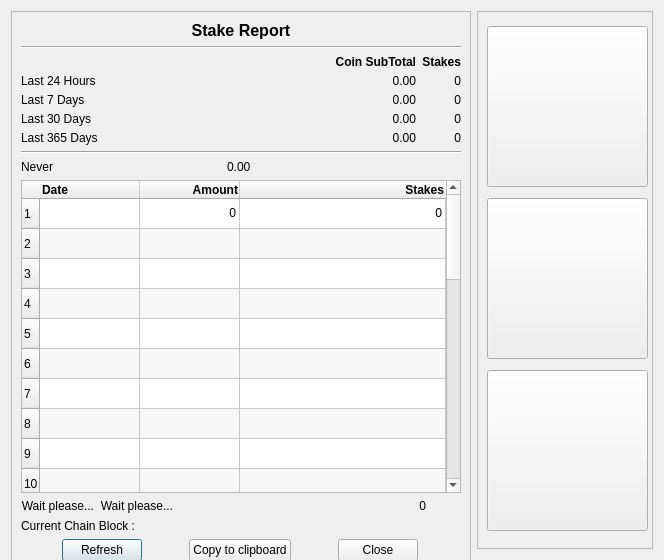
<?xml version="1.0" encoding="UTF-8"?>
<ui version="4.0">
 <class>StakeReportDialog</class>
 <widget class="QDialog" name="StakeReportDialog">
  <property name="geometry">
   <rect>
    <x>0</x>
    <y>0</y>
    <width>664</width>
    <height>560</height>
   </rect>
  </property>
  <property name="minimumSize">
   <size>
    <width>664</width>
    <height>560</height>
   </size>
  </property>
  <property name="maximumSize">
   <size>
    <width>664</width>
    <height>582</height>
   </size>
  </property>
  <property name="windowTitle">
   <string>Stake Report</string>
  </property>
  <property name="modal">
   <bool>false</bool>
  </property>
  <layout class="QHBoxLayout" name="horizontalLayout_2">
   <item>
    <widget class="QFrame" name="frame">
     <property name="minimumSize">
      <size>
       <width>460</width>
       <height>560</height>
      </size>
     </property>
     <property name="maximumSize">
      <size>
       <width>460</width>
       <height>560</height>
      </size>
     </property>
     <property name="frameShape">
      <enum>QFrame::StyledPanel</enum>
     </property>
     <property name="frameShadow">
      <enum>QFrame::Raised</enum>
     </property>
     <layout class="QVBoxLayout" name="verticalLayout">
      <item>
       <widget class="QLabel" name="label">
        <property name="minimumSize">
         <size>
          <width>200</width>
          <height>0</height>
         </size>
        </property>
        <property name="font">
         <font>
          <pointsize>12</pointsize>
          <weight>75</weight>
          <bold>true</bold>
         </font>
        </property>
        <property name="toolTip">
         <string>Earnings made by stake over time</string>
        </property>
        <property name="frameShape">
         <enum>QFrame::NoFrame</enum>
        </property>
        <property name="frameShadow">
         <enum>QFrame::Sunken</enum>
        </property>
        <property name="lineWidth">
         <number>2</number>
        </property>
        <property name="midLineWidth">
         <number>3</number>
        </property>
        <property name="text">
         <string>Stake Report</string>
        </property>
        <property name="alignment">
         <set>Qt::AlignHCenter|Qt::AlignTop</set>
        </property>
       </widget>
      </item>
      <item>
       <widget class="Line" name="line">
        <property name="orientation">
         <enum>Qt::Horizontal</enum>
        </property>
       </widget>
      </item>
      <item>
       <layout class="QGridLayout" name="gridLayout" columnstretch="3,3,0">
        <property name="verticalSpacing">
         <number>5</number>
        </property>
        <item row="0" column="1">
         <widget class="QLabel" name="L_Coin">
          <property name="font">
           <font>
            <pointsize>9</pointsize>
            <weight>75</weight>
            <bold>true</bold>
           </font>
          </property>
          <property name="text">
           <string>Coin SubTotal</string>
          </property>
          <property name="alignment">
           <set>Qt::AlignRight|Qt::AlignTrailing|Qt::AlignVCenter</set>
          </property>
          <property name="margin">
           <number>4</number>
          </property>
         </widget>
        </item>
        <item row="0" column="2">
         <widget class="QLabel" name="label_3">
          <property name="font">
           <font>
            <pointsize>9</pointsize>
            <weight>75</weight>
            <bold>true</bold>
           </font>
          </property>
          <property name="toolTip">
           <string>Blocks Staked</string>
          </property>
          <property name="text">
           <string>Stakes</string>
          </property>
          <property name="alignment">
           <set>Qt::AlignRight|Qt::AlignTrailing|Qt::AlignVCenter</set>
          </property>
          <property name="margin">
           <number>4</number>
          </property>
         </widget>
        </item>
        <item row="1" column="0">
         <widget class="QLabel" name="L1_24h">
          <property name="font">
           <font>
            <pointsize>9</pointsize>
            <weight>50</weight>
            <bold>false</bold>
           </font>
          </property>
          <property name="toolTip">
           <string/>
          </property>
          <property name="text">
           <string>Last 24 Hours</string>
          </property>
          <property name="margin">
           <number>4</number>
          </property>
         </widget>
        </item>
        <item row="1" column="1">
         <widget class="QLabel" name="Amount_24H">
          <property name="font">
           <font>
            <pointsize>9</pointsize>
            <weight>50</weight>
            <bold>false</bold>
            <kerning>false</kerning>
           </font>
          </property>
          <property name="toolTip">
           <string>Coin Earned in last 24H</string>
          </property>
          <property name="text">
           <string>0.00</string>
          </property>
          <property name="alignment">
           <set>Qt::AlignRight|Qt::AlignTrailing|Qt::AlignVCenter</set>
          </property>
          <property name="margin">
           <number>4</number>
          </property>
         </widget>
        </item>
        <item row="1" column="2">
         <widget class="QLabel" name="Stake_24H">
          <property name="font">
           <font>
            <pointsize>9</pointsize>
            <weight>50</weight>
            <bold>false</bold>
            <kerning>false</kerning>
           </font>
          </property>
          <property name="toolTip">
           <string>Stake Made in last 24H</string>
          </property>
          <property name="text">
           <string>0</string>
          </property>
          <property name="alignment">
           <set>Qt::AlignRight|Qt::AlignTrailing|Qt::AlignVCenter</set>
          </property>
          <property name="margin">
           <number>4</number>
          </property>
         </widget>
        </item>
        <item row="2" column="0">
         <widget class="QLabel" name="L2_7D">
          <property name="font">
           <font>
            <pointsize>9</pointsize>
            <weight>50</weight>
            <bold>false</bold>
           </font>
          </property>
          <property name="toolTip">
           <string/>
          </property>
          <property name="text">
           <string>Last 7 Days</string>
          </property>
          <property name="margin">
           <number>4</number>
          </property>
         </widget>
        </item>
        <item row="2" column="1">
         <widget class="QLabel" name="Amount_7D">
          <property name="font">
           <font>
            <pointsize>9</pointsize>
            <weight>50</weight>
            <bold>false</bold>
            <kerning>false</kerning>
           </font>
          </property>
          <property name="toolTip">
           <string>Coin Earned in last 7 Days</string>
          </property>
          <property name="text">
           <string>0.00</string>
          </property>
          <property name="alignment">
           <set>Qt::AlignRight|Qt::AlignTrailing|Qt::AlignVCenter</set>
          </property>
          <property name="margin">
           <number>4</number>
          </property>
         </widget>
        </item>
        <item row="2" column="2">
         <widget class="QLabel" name="Stake_7D">
          <property name="font">
           <font>
            <pointsize>9</pointsize>
            <weight>50</weight>
            <bold>false</bold>
            <kerning>false</kerning>
           </font>
          </property>
          <property name="toolTip">
           <string>Stake Made in last 7 Days</string>
          </property>
          <property name="text">
           <string>0</string>
          </property>
          <property name="alignment">
           <set>Qt::AlignRight|Qt::AlignTrailing|Qt::AlignVCenter</set>
          </property>
          <property name="margin">
           <number>4</number>
          </property>
         </widget>
        </item>
        <item row="3" column="0">
         <widget class="QLabel" name="L3_30D">
          <property name="font">
           <font>
            <pointsize>9</pointsize>
            <weight>50</weight>
            <bold>false</bold>
           </font>
          </property>
          <property name="toolTip">
           <string/>
          </property>
          <property name="text">
           <string>Last 30 Days</string>
          </property>
          <property name="margin">
           <number>4</number>
          </property>
         </widget>
        </item>
        <item row="3" column="1">
         <widget class="QLabel" name="Amount_30D">
          <property name="font">
           <font>
            <pointsize>9</pointsize>
            <weight>50</weight>
            <bold>false</bold>
            <kerning>false</kerning>
           </font>
          </property>
          <property name="toolTip">
           <string>Coin Earned in last 30 Days</string>
          </property>
          <property name="text">
           <string>0.00</string>
          </property>
          <property name="alignment">
           <set>Qt::AlignRight|Qt::AlignTrailing|Qt::AlignVCenter</set>
          </property>
          <property name="margin">
           <number>4</number>
          </property>
         </widget>
        </item>
        <item row="3" column="2">
         <widget class="QLabel" name="Stake_30D">
          <property name="font">
           <font>
            <pointsize>9</pointsize>
            <weight>50</weight>
            <bold>false</bold>
            <kerning>false</kerning>
           </font>
          </property>
          <property name="toolTip">
           <string>Stake Made in last 30 Days</string>
          </property>
          <property name="text">
           <string>0</string>
          </property>
          <property name="alignment">
           <set>Qt::AlignRight|Qt::AlignTrailing|Qt::AlignVCenter</set>
          </property>
          <property name="margin">
           <number>4</number>
          </property>
         </widget>
        </item>
        <item row="4" column="0">
         <widget class="QLabel" name="L3_30D_2">
          <property name="font">
           <font>
            <pointsize>9</pointsize>
            <weight>50</weight>
            <bold>false</bold>
           </font>
          </property>
          <property name="toolTip">
           <string/>
          </property>
          <property name="text">
           <string>Last 365 Days</string>
          </property>
          <property name="margin">
           <number>4</number>
          </property>
         </widget>
        </item>
        <item row="4" column="1">
         <widget class="QLabel" name="Amount_365D">
          <property name="font">
           <font>
            <pointsize>9</pointsize>
            <weight>50</weight>
            <bold>false</bold>
            <kerning>false</kerning>
           </font>
          </property>
          <property name="toolTip">
           <string>Coin Earned in last 365 Days</string>
          </property>
          <property name="text">
           <string>0.00</string>
          </property>
          <property name="alignment">
           <set>Qt::AlignRight|Qt::AlignTrailing|Qt::AlignVCenter</set>
          </property>
          <property name="margin">
           <number>4</number>
          </property>
         </widget>
        </item>
        <item row="4" column="2">
         <widget class="QLabel" name="Stake_365D">
          <property name="font">
           <font>
            <pointsize>9</pointsize>
            <weight>50</weight>
            <bold>false</bold>
            <kerning>false</kerning>
           </font>
          </property>
          <property name="toolTip">
           <string>Stake Made in last 365 Days</string>
          </property>
          <property name="text">
           <string>0</string>
          </property>
          <property name="alignment">
           <set>Qt::AlignRight|Qt::AlignTrailing|Qt::AlignVCenter</set>
          </property>
          <property name="margin">
           <number>4</number>
          </property>
         </widget>
        </item>
       </layout>
      </item>
      <item>
       <widget class="Line" name="line_2">
        <property name="orientation">
         <enum>Qt::Horizontal</enum>
        </property>
       </widget>
      </item>
      <item>
       <layout class="QHBoxLayout" name="horizontalLayout2" stretch="0,0">
        <property name="sizeConstraint">
         <enum>QLayout::SetDefaultConstraint</enum>
        </property>
        <property name="rightMargin">
         <number>35</number>
        </property>
        <item>
         <widget class="QLabel" name="L_LastStakeTime">
          <property name="sizePolicy">
           <sizepolicy hsizetype="Preferred" vsizetype="Preferred">
            <horstretch>0</horstretch>
            <verstretch>0</verstretch>
           </sizepolicy>
          </property>
          <property name="font">
           <font>
            <pointsize>9</pointsize>
            <weight>50</weight>
            <bold>false</bold>
           </font>
          </property>
          <property name="toolTip">
           <string>Date of the last mature Stake</string>
          </property>
          <property name="text">
           <string>Never</string>
          </property>
          <property name="alignment">
           <set>Qt::AlignLeading|Qt::AlignLeft|Qt::AlignVCenter</set>
          </property>
          <property name="margin">
           <number>2</number>
          </property>
         </widget>
        </item>
        <item>
         <widget class="QLabel" name="Amount_Last">
          <property name="sizePolicy">
           <sizepolicy hsizetype="Preferred" vsizetype="Preferred">
            <horstretch>0</horstretch>
            <verstretch>0</verstretch>
           </sizepolicy>
          </property>
          <property name="font">
           <font>
            <pointsize>9</pointsize>
            <weight>50</weight>
            <bold>false</bold>
            <kerning>false</kerning>
           </font>
          </property>
          <property name="toolTip">
           <string>Coin Earned in last mature Stake</string>
          </property>
          <property name="text">
           <string>0.00</string>
          </property>
          <property name="alignment">
           <set>Qt::AlignLeading|Qt::AlignLeft|Qt::AlignVCenter</set>
          </property>
          <property name="margin">
           <number>2</number>
          </property>
         </widget>
        </item>
       </layout>
      </item>
      <item>
       <widget class="QTableWidget" name="StakeReportTable">
        <property name="sizePolicy">
         <sizepolicy hsizetype="Expanding" vsizetype="Expanding">
          <horstretch>1</horstretch>
          <verstretch>0</verstretch>
         </sizepolicy>
        </property>
        <property name="font">
         <font>
          <weight>50</weight>
          <bold>false</bold>
         </font>
        </property>
        <property name="alternatingRowColors">
         <bool>true</bool>
        </property>
        <property name="sortingEnabled">
         <bool>true</bool>
        </property>
        <property name="rowCount">
         <number>30</number>
        </property>
        <property name="columnCount">
         <number>3</number>
        </property>
        <attribute name="horizontalHeaderStretchLastSection">
         <bool>true</bool>
        </attribute>
        <row/>
        <row/>
        <row/>
        <row/>
        <row/>
        <row/>
        <row/>
        <row/>
        <row/>
        <row/>
        <row/>
        <row/>
        <row/>
        <row/>
        <row/>
        <row/>
        <row/>
        <row/>
        <row/>
        <row/>
        <row/>
        <row/>
        <row/>
        <row/>
        <row/>
        <row/>
        <row/>
        <row/>
        <row/>
        <row/>
        <column>
         <property name="text">
          <string>Date</string>
         </property>
         <property name="font">
          <font>
           <pointsize>9</pointsize>
           <weight>75</weight>
           <bold>true</bold>
          </font>
         </property>
         <property name="textAlignment">
          <set>AlignLeading|AlignVCenter</set>
         </property>
        </column>
        <column>
         <property name="text">
          <string>Amount</string>
         </property>
         <property name="font">
          <font>
           <pointsize>9</pointsize>
           <weight>75</weight>
           <bold>true</bold>
          </font>
         </property>
         <property name="textAlignment">
          <set>AlignTrailing|AlignVCenter</set>
         </property>
        </column>
        <column>
         <property name="text">
          <string>Stakes</string>
         </property>
         <property name="font">
          <font>
           <pointsize>9</pointsize>
           <weight>75</weight>
           <bold>true</bold>
          </font>
         </property>
         <property name="textAlignment">
          <set>AlignTrailing|AlignVCenter</set>
         </property>
        </column>
        <item row="0" column="0">
         <property name="text">
          <string/>
         </property>
         <property name="font">
          <font>
           <pointsize>9</pointsize>
          </font>
         </property>
         <property name="flags">
          <set>ItemIsSelectable|ItemIsUserCheckable|ItemIsEnabled</set>
         </property>
        </item>
        <item row="0" column="1">
         <property name="text">
          <string notr="true">0</string>
         </property>
         <property name="whatsThis">
          <string/>
         </property>
         <property name="font">
          <font>
           <pointsize>9</pointsize>
          </font>
         </property>
         <property name="textAlignment">
          <set>AlignTrailing|AlignVCenter</set>
         </property>
         <property name="flags">
          <set>ItemIsSelectable|ItemIsUserCheckable|ItemIsEnabled</set>
         </property>
        </item>
        <item row="0" column="2">
         <property name="text">
          <string notr="true">0</string>
         </property>
         <property name="font">
          <font>
           <pointsize>9</pointsize>
          </font>
         </property>
         <property name="textAlignment">
          <set>AlignTrailing|AlignVCenter</set>
         </property>
         <property name="flags">
          <set>ItemIsSelectable|ItemIsUserCheckable|ItemIsEnabled</set>
         </property>
        </item>
       </widget>
      </item>
      <item>
       <layout class="QGridLayout" name="gridLayout2" columnstretch="0,0,3">
        <property name="rightMargin">
         <number>35</number>
        </property>
        <item row="0" column="0">
         <widget class="QLabel" name="TimeTook">
          <property name="font">
           <font>
            <pointsize>9</pointsize>
            <weight>50</weight>
            <bold>false</bold>
           </font>
          </property>
          <property name="toolTip">
           <string>Time took to retrieve the data</string>
          </property>
          <property name="text">
           <string>Wait please...</string>
          </property>
          <property name="alignment">
           <set>Qt::AlignLeading|Qt::AlignLeft|Qt::AlignRight|Qt::AlignTrailing|Qt::AlignVCenter</set>
          </property>
          <property name="margin">
           <number>4</number>
          </property>
         </widget>
        </item>
        <item row="0" column="1">
         <widget class="QLabel" name="TimeTook_2">
          <property name="font">
           <font>
            <pointsize>9</pointsize>
            <weight>50</weight>
            <bold>false</bold>
           </font>
          </property>
          <property name="toolTip">
           <string>Time took to refresh dialog</string>
          </property>
          <property name="text">
           <string>Wait please...</string>
          </property>
          <property name="alignment">
           <set>Qt::AlignLeading|Qt::AlignLeft|Qt::AlignRight|Qt::AlignTrailing|Qt::AlignVCenter</set>
          </property>
          <property name="margin">
           <number>4</number>
          </property>
         </widget>
        </item>
        <item row="0" column="2">
         <widget class="QLabel" name="Stake_Counted">
          <property name="font">
           <font>
            <pointsize>9</pointsize>
            <weight>50</weight>
            <bold>false</bold>
           </font>
          </property>
          <property name="toolTip">
           <string>Total Stakes Analyzed</string>
          </property>
          <property name="text">
           <string>0</string>
          </property>
          <property name="alignment">
           <set>Qt::AlignLeading|Qt::AlignLeft|Qt::AlignRight|Qt::AlignTrailing|Qt::AlignVCenter</set>
          </property>
          <property name="margin">
           <number>4</number>
          </property>
         </widget>
        </item>
       </layout>
      </item>
      <item>
       <widget class="QLabel" name="L_CurrentBlock">
        <property name="font">
         <font>
          <pointsize>9</pointsize>
          <weight>50</weight>
          <bold>false</bold>
         </font>
        </property>
        <property name="toolTip">
         <string>Data of the current block.</string>
        </property>
        <property name="text">
         <string>Current Chain Block :</string>
        </property>
        <property name="alignment">
         <set>Qt::AlignLeading|Qt::AlignLeft|Qt::AlignVCenter</set>
        </property>
        <property name="margin">
         <number>2</number>
        </property>
       </widget>
      </item>
      <item>
       <layout class="QHBoxLayout" name="horizontalLayout" stretch="1,2,1">
        <property name="sizeConstraint">
         <enum>QLayout::SetDefaultConstraint</enum>
        </property>
        <item>
         <widget class="QPushButton" name="button_Refresh">
          <property name="sizePolicy">
           <sizepolicy hsizetype="Maximum" vsizetype="Fixed">
            <horstretch>0</horstretch>
            <verstretch>0</verstretch>
           </sizepolicy>
          </property>
          <property name="toolTip">
           <string>Refresh the data</string>
          </property>
          <property name="text">
           <string>Refresh</string>
          </property>
         </widget>
        </item>
        <item>
         <widget class="QPushButton" name="CopytoClipboard">
          <property name="sizePolicy">
           <sizepolicy hsizetype="Fixed" vsizetype="Fixed">
            <horstretch>0</horstretch>
            <verstretch>0</verstretch>
           </sizepolicy>
          </property>
          <property name="minimumSize">
           <size>
            <width>100</width>
            <height>0</height>
           </size>
          </property>
          <property name="toolTip">
           <string>Copy Report to ClipBoard</string>
          </property>
          <property name="text">
           <string>Copy to clipboard</string>
          </property>
         </widget>
        </item>
        <item>
         <widget class="QDialogButtonBox" name="buttonBox">
          <property name="sizePolicy">
           <sizepolicy hsizetype="Maximum" vsizetype="Fixed">
            <horstretch>0</horstretch>
            <verstretch>0</verstretch>
           </sizepolicy>
          </property>
          <property name="toolTip">
           <string>Close the dialog</string>
          </property>
          <property name="orientation">
           <enum>Qt::Horizontal</enum>
          </property>
          <property name="standardButtons">
           <set>QDialogButtonBox::Close</set>
          </property>
          <property name="centerButtons">
           <bool>true</bool>
          </property>
         </widget>
        </item>
       </layout>
      </item>
     </layout>
    </widget>
   </item>
   <item>
    <widget class="QFrame" name="frame_2">
     <property name="minimumSize">
      <size>
       <width>167</width>
       <height>0</height>
      </size>
     </property>
     <property name="maximumSize">
      <size>
       <width>16777129</width>
       <height>16777160</height>
      </size>
     </property>
     <property name="frameShape">
      <enum>QFrame::StyledPanel</enum>
     </property>
     <property name="frameShadow">
      <enum>QFrame::Raised</enum>
     </property>
     <layout class="QVBoxLayout" name="verticalLayout_2">
      <item>
       <widget class="QPushButton" name="info_fb">
        <property name="sizePolicy">
         <sizepolicy hsizetype="Expanding" vsizetype="Expanding">
          <horstretch>0</horstretch>
          <verstretch>0</verstretch>
         </sizepolicy>
        </property>
        <property name="minimumSize">
         <size>
          <width>161</width>
          <height>161</height>
         </size>
        </property>
        <property name="maximumSize">
         <size>
          <width>161</width>
          <height>161</height>
         </size>
        </property>
        <property name="text">
         <string/>
        </property>
        <property name="icon">
         <iconset resource="../bitcoin.qrc">
          <normaloff>:/images/res/images/fbqr-code.png</normaloff>:/images/res/images/fbqr-code.png</iconset>
        </property>
        <property name="iconSize">
         <size>
          <width>161</width>
          <height>161</height>
         </size>
        </property>
       </widget>
      </item>
      <item>
       <widget class="QPushButton" name="info_tw">
        <property name="sizePolicy">
         <sizepolicy hsizetype="Expanding" vsizetype="Expanding">
          <horstretch>0</horstretch>
          <verstretch>0</verstretch>
         </sizepolicy>
        </property>
        <property name="minimumSize">
         <size>
          <width>161</width>
          <height>161</height>
         </size>
        </property>
        <property name="maximumSize">
         <size>
          <width>161</width>
          <height>161</height>
         </size>
        </property>
        <property name="text">
         <string/>
        </property>
        <property name="icon">
         <iconset resource="../bitcoin.qrc">
          <normaloff>:/images/res/images/twtqr-code_1.png</normaloff>:/images/res/images/twtqr-code_1.png</iconset>
        </property>
        <property name="iconSize">
         <size>
          <width>161</width>
          <height>161</height>
         </size>
        </property>
       </widget>
      </item>
      <item>
       <widget class="QPushButton" name="info_ws">
        <property name="minimumSize">
         <size>
          <width>161</width>
          <height>161</height>
         </size>
        </property>
        <property name="maximumSize">
         <size>
          <width>161</width>
          <height>161</height>
         </size>
        </property>
        <property name="text">
         <string/>
        </property>
        <property name="icon">
         <iconset resource="../bitcoin.qrc">
          <normaloff>:/images/res/images/netqr.png</normaloff>:/images/res/images/netqr.png</iconset>
        </property>
        <property name="iconSize">
         <size>
          <width>161</width>
          <height>161</height>
         </size>
        </property>
       </widget>
      </item>
     </layout>
    </widget>
   </item>
  </layout>
 </widget>
 <resources>
  <include location="../bitcoin.qrc"/>
 </resources>
 <connections>
  <connection>
   <sender>buttonBox</sender>
   <signal>clicked(QAbstractButton*)</signal>
   <receiver>StakeReportDialog</receiver>
   <slot>close()</slot>
   <hints>
    <hint type="sourcelabel">
     <x>338</x>
     <y>524</y>
    </hint>
    <hint type="destinationlabel">
     <x>215</x>
     <y>276</y>
    </hint>
   </hints>
  </connection>
 </connections>
</ui>
